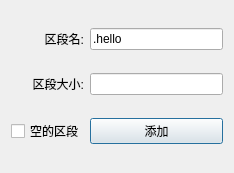
<?xml version="1.0" encoding="UTF-8"?>
<ui version="4.0">
 <class>AddSectionDialog</class>
 <widget class="QDialog" name="AddSectionDialog">
  <property name="geometry">
   <rect>
    <x>0</x>
    <y>0</y>
    <width>234</width>
    <height>173</height>
   </rect>
  </property>
  <property name="windowTitle">
   <string>Dialog</string>
  </property>
  <layout class="QGridLayout" name="gridLayout">
   <item row="0" column="0">
    <widget class="QLabel" name="label">
     <property name="text">
      <string>区段名:</string>
     </property>
     <property name="alignment">
      <set>Qt::AlignRight|Qt::AlignTrailing|Qt::AlignVCenter</set>
     </property>
    </widget>
   </item>
   <item row="0" column="1">
    <widget class="QLineEdit" name="NAME_EDIT">
     <property name="whatsThis">
      <string>&lt;html&gt;&lt;head/&gt;&lt;body&gt;&lt;p&gt;不填写区段名为空&lt;/p&gt;&lt;/body&gt;&lt;/html&gt;</string>
     </property>
     <property name="text">
      <string>.hello</string>
     </property>
     <property name="maxLength">
      <number>8</number>
     </property>
    </widget>
   </item>
   <item row="1" column="0">
    <widget class="QLabel" name="label_2">
     <property name="text">
      <string>区段大小:</string>
     </property>
     <property name="alignment">
      <set>Qt::AlignRight|Qt::AlignTrailing|Qt::AlignVCenter</set>
     </property>
    </widget>
   </item>
   <item row="1" column="1">
    <widget class="QLineEdit" name="SIZE_EDIT">
     <property name="whatsThis">
      <string>&lt;html&gt;&lt;head/&gt;&lt;body&gt;&lt;p&gt;不填写默认为内存对齐值&lt;/p&gt;&lt;/body&gt;&lt;/html&gt;</string>
     </property>
     <property name="maxLength">
      <number>7</number>
     </property>
    </widget>
   </item>
   <item row="2" column="0">
    <widget class="QCheckBox" name="checkBox">
     <property name="text">
      <string>空的区段</string>
     </property>
    </widget>
   </item>
   <item row="2" column="1">
    <widget class="QPushButton" name="ADD_BUTTON">
     <property name="text">
      <string>添加</string>
     </property>
    </widget>
   </item>
  </layout>
 </widget>
 <resources/>
 <connections/>
</ui>
